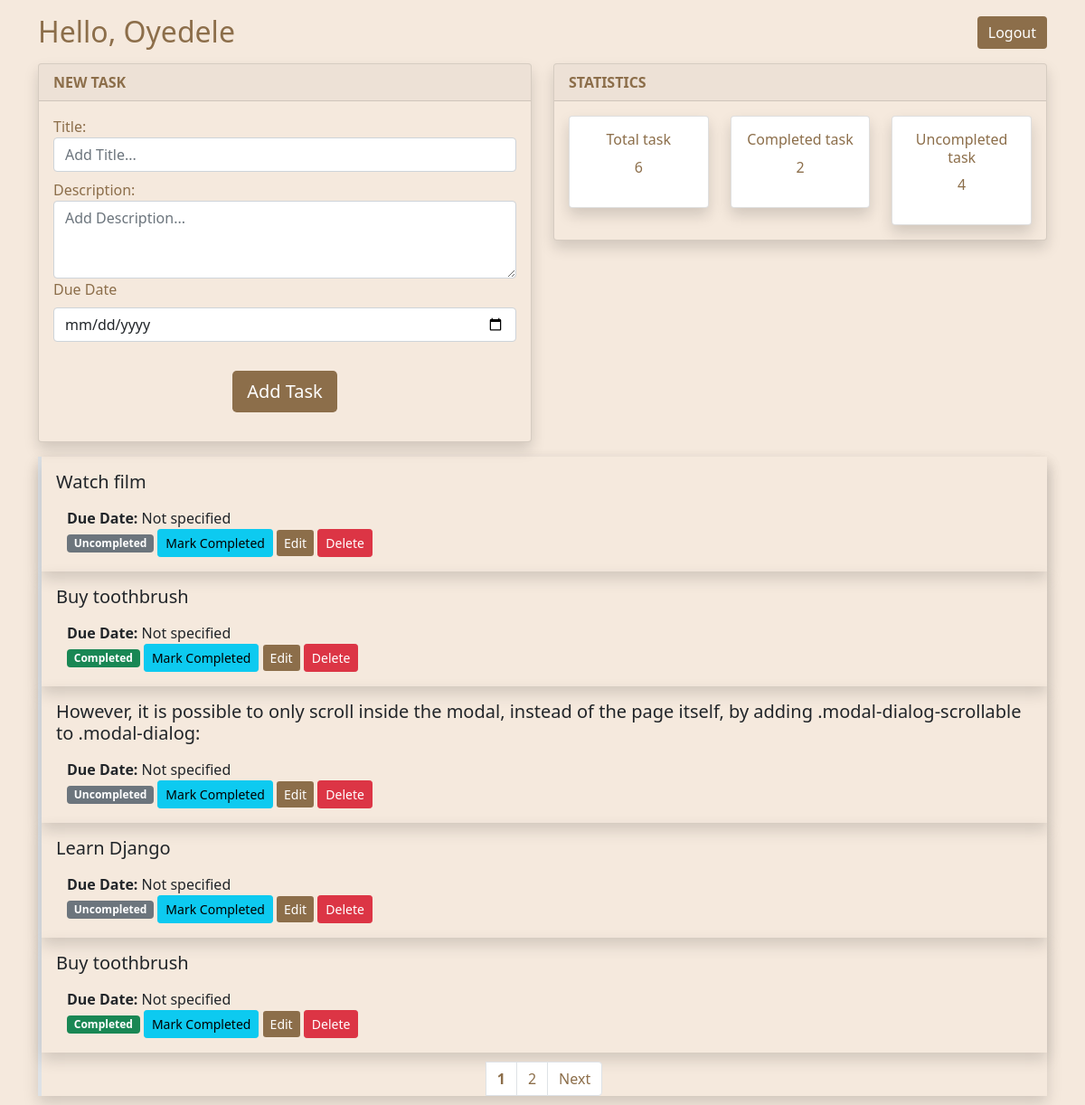
Page /list (signed in) on the committed database.
### database.py (models this page shows, shortened)
class Reg(db.Model, UserMixin):
    idd = db.Column(db.String, primary_key=True, default=lambda: str(uuid4()))
    last_name = db.Column(db.String(50), nullable=False)
    first_name = db.Column(db.String(50), nullable=False)
    email = db.Column(db.String(50), nullable=False, unique=True)
    password = db.Column(db.String(80), nullable=False)

class Todo(db.Model):
    id = db.Column(db.Integer, primary_key=True)
    reg_id = db.Column(db.String, db.ForeignKey('reg.idd'), nullable=False)
    title = db.Column(db.String(150), nullable=False)
    description = db.Column(db.String(500))
    complete = db.Column(db.Boolean, default=False)
    due_date = db.Column(db.Date)
    created_at = db.Column(db.DateTime, default=datetime.utcnow)

### app.py (the view)
@app.route('/list', methods=['GET', 'POST'])
@login_required
def list():
    if current_user.is_authenticated:
        todo_list = Todo.query.filter_by(reg_id=current_user.idd).order_by(Todo.created_at.desc()).all()
        total_todo = Todo.query.filter_by(reg_id=current_user.idd).count()
        completed_todo = Todo.query.filter_by(reg_id=current_user.idd).filter_by(complete=True).count()
        uncompleted_todo = Todo.query.filter_by(reg_id=current_user.idd).filter_by(complete=False).count()
        page = request.args.get('page', 1, type=int)
        per_page = 5
        start = (page - 1) * per_page
        end = start + per_page
        total_pages = (total_todo + per_page - 1) // per_page
        task_on_page = todo_list[start:end]
        return render_template('dashboard/list.html', **locals())
    else:
        flash('Please log in to access this page.', 'error')
        return redirect(url_for('login'))

### app.py (called while the page is built)
@login_manager.user_loader
def load_user(reg_idd):
    return Reg.query.get(str(reg_idd))

### templates/dashboard/list.html (shortened to what this page needs)
{% extends 'bootstrap/index.html' %}
{% block content %}
    <head>
        <link rel="stylesheet" type="text/css" href="{{ url_for('static', filename='styles.css') }}">
    </head>
    <div class="container">
        <div class="d-flex">
            <div class="flex-fill">
                <h2 class="mb-3 mt-3 custom-textt">Hello, {{ current_user.first_name }}</h2>
            </div>
            <div class="flex-shrink-1 align-content-end">
                <div class="mb-3 mt-3">
                    <a href="{{url_for('logout')}}" class="btn btn-secondary custom-bg">Logout</a>
                </div>
            </div>
        </div>
        <div class="row">
            <div class="col-md-6">
                <div class="card shadow bg custom-textt">
                    <div class="card-header"><b>NEW TASK</b></div>
                    <div class="card-body">
                        <form action="/add" class="mb-3" method="post">
                            <label for="">Title: </label>
                            <input class="form-control" type="text" name="title1" id="" placeholder="Add Title...">
                            <label class="mt-2" for="">Description: </label>
                            <textarea class="form-control" name="description1" id="description" rows="3"
                                placeholder="Add Description..."></textarea>
                            <div class="mb-3">
                                <label for="dueDateInput" class="form-label">Due Date</label>
                                <input type="date" class="form-control" id="dueDateInput" name="due_date">
                            </div>
                            <div class="col-md-12 text-center">
                                <input class="btn mt-3 btn-lg btn-secondary custom-bg" type="submit" value="Add Task">
                            </div>
                        </form>
                    </div>
                </div>
            </div>
            <div class="col-md-6">
                <div class="card shadow bg custom-textt">
                    <div class="card-header "><b>STATISTICS</b></div>
                    <div class="card-body">
                        <div class="row">
                            <div class="col-md-4">
                                <div class="card shadow">
                                    <div class="card-body text-center">
                                        <h6>Total task</h6>
                                        <p class="text-center">{{total_todo}}</p>
                                    </div>
                                </div>
                            </div>
                            <div class="col-md-4">
                                <div class="card shadow">
                                    <div class="card-body text-center">
                                        <h6>Completed task</h6>
                                        <p class="text-center">{{completed_todo }}</p>
                                    </div>
                                </div>
                            </div>
                            <div class="col-md-4">
                                <div class="card shadow">
                                    <div class="card-body text-center">
                                        <h6>Uncompleted task</h6>
                                        <p class="text-center">{{uncompleted_todo}}</p>
                                    </div>
                                </div>
                            </div>
                        </div>
                    </div>
                </div>
            </div>
        </div>
        <div class="border-start border-4 shadow mt-3">
            {% for todo in task_on_page %}
            <div class="card-body shadow">
                <h5 class="mb-0">{{ todo.title }}</h5>
                <p class="container-fluid mb-0"><b>Due Date:</b> {{ todo.due_date.strftime('%Y-%m-%d') if todo.due_date else 'Not specified' }}</p>
                <div class="container-fluid">
                    {% if todo.complete %}
                    <span class="badge bg-success">Completed</span>
                    {% else %}
                    <span class="badge bg-secondary">Uncompleted</span>
                    {% endif %}
                    <a class="btn btn-sm btn-info" href="/update/{{ todo.id }}">Mark Completed</a>
                    <button type="button" class="btn btn-sm btn-secondary custom-bg" data-bs-toggle="modal" data-bs-target="#editModal{{ todo.id }}">
                        Edit
                    </button>
                    <button class="btn btn-sm btn-danger" href="#" data-bs-toggle="modal" data-bs-target="#deleteConfirmationModal{{ todo.id }}">
                        Delete
                    </button>
                </div>
            </div>
            {% endfor %}
            <ul class="pagination pig">
                {% for num in range(1, total_pages + 1) %}
                <li class="page-item">
                    {% if num != page %}
                    <a class="page-link pig-li" href="{{ url_for('list', page=num) }}">{{ num }}</a>
                    {% else %}
                    <strong class="page-link pig-li">{{ num }}</strong>
                    {% endif %}
                </li>
                {% endfor %}
                <li class="page-item">
                    {% if page < total_pages %}
                        <a class="page-link pig-li" href="{{ url_for('list', page=page+1) }}">Next</a>
                    {% endif %}
                </li>
            </ul>
        </div>
    </div>
{% endblock %}

### templates/bootstrap/index.html (shortened to what this page needs)
<!doctype html>
<html lang="en">
<head>
    <link href="https://cdn.jsdelivr.net/npm/bootstrap@5.1.3/dist/css/bootstrap.min.css" rel="stylesheet"
>
</head>
<body>
    {% block content %} {% endblock %}
</body>
</html>

### static/styles.css (style rules this page uses)
body { background-color: rgb(245, 233, 221) !important; }
.custom-bg { background-color: rgb(140, 110, 74) !important; border: none !important; outline: none !important; }
.custom-textt { color: rgb(140, 110, 74) !important; }
.bg { background-color: rgb(245, 233, 221) !important; }
.pig { margin-top: 10px !important; margin-bottom: 10px !important; justify-content: center !important; }
.pig-li { color: rgb(140, 110, 74) !important; }

### rows in the picture
Reg: first_name "Oyedele"
Todo: title "Watch film", due_date "Not specified", complete "Uncompleted"
Todo: title "Buy toothbrush", due_date "Not specified", complete "Completed"
Todo: title "However, it is possible to only scroll inside the modal, instead of the page itself, by adding .modal-dialog-scrollable to .modal-dialog:", due_date "Not specified", complete "Uncompleted"
Todo: title "Learn Django", due_date "Not specified", complete "Uncompleted"
Todo: title "Buy toothbrush", due_date "Not specified", complete "Completed"

### other values in the picture
{{ total_todo }} "6"
{{ completed_todo }} "2"
{{ uncompleted_todo }} "4"
{{ num }} "1"
{{ num }} "2"
